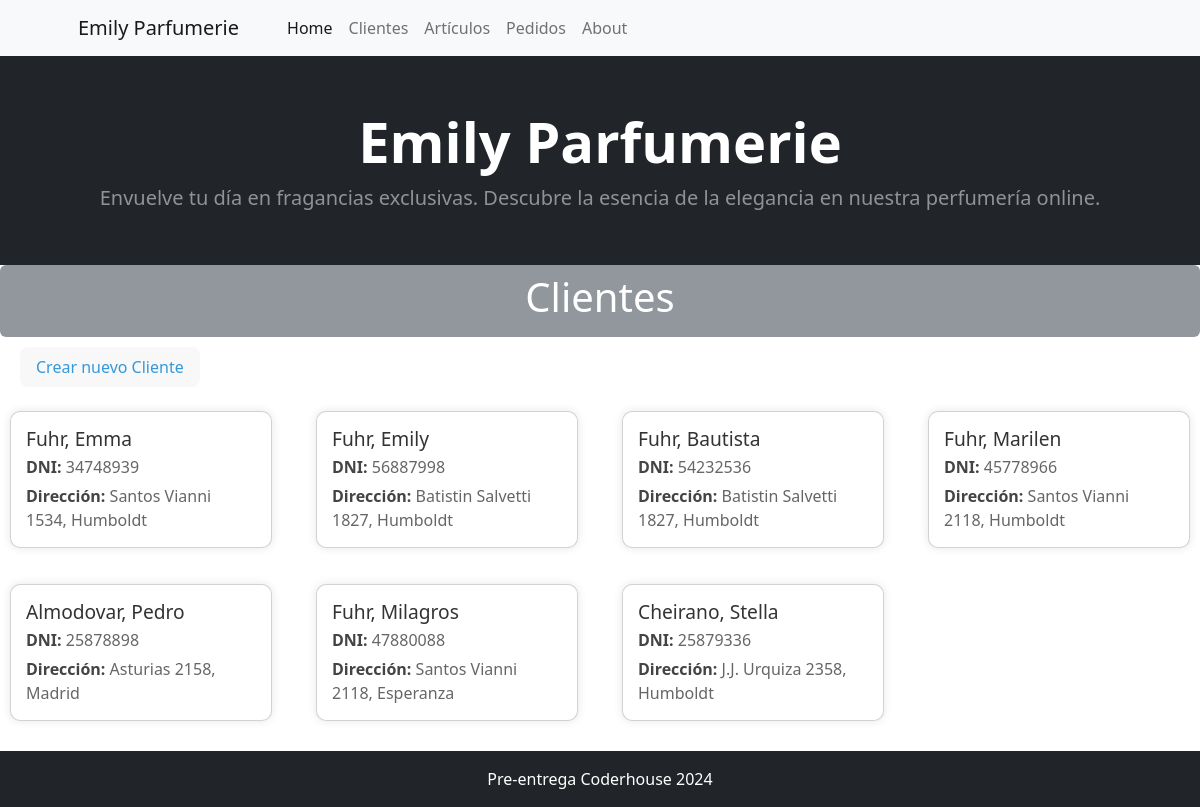
/cliente/cliente/, run on the app's committed database.
### cliente/models.py (models this page shows)
class Cliente(models.Model):
    nombre = models.CharField(max_length=200, verbose_name='Nombre')
    apellido = models.CharField(max_length=200, verbose_name='Apellido')
    dni = models.CharField(max_length=8,verbose_name='DNI', unique=True)
    direccion =  models.CharField(max_length=200, verbose_name='Dirección')
    ciudad =  models.CharField(max_length=200, verbose_name='Ciudad', default='',null=False)
    def __str__(self):
        return f"{self.apellido}, {self.nombre}"
    class Meta:
        verbose_name_plural = "Clientes"
        verbose_name = 'Cliente'

### cliente/views.py (the view)
# urls.py: path("cliente/", views.home, name="home"),
def home(request):
    consulta_clientes = models.Cliente.objects.all()
    context = {"clientes": consulta_clientes}
    return render(request, "cliente/index.html", context)

### cliente/templates/cliente/index.html (shortened to what this page needs)
{% extends 'core/base.html' %}
{% block titulo %}
    Clientes
{% endblock titulo %}
{% block contenido %}
<div style="margin-left: 20px; margin-top: 10px; display: inline-block; background-color: #f8f8f8; color: #3498db; padding: 8px 16px; border-radius: 8px;">
    <a href="{% url 'cliente:crear_cliente' %}" style="color: #3498db; text-decoration: none;">Crear nuevo Cliente</a>
</div>
    <section class="clientes mt-4">
        <div class="row">
            {% for cliente in clientes %}
                <div class="col-md-3 mb-3">
                    <div class="card-container">
                        <div class="card">
                            <div class="card-body">
                                <h3 class="card-title">{{ cliente }}</h3>
                                <p class="card-text">
                                    <strong>DNI:</strong> {{ cliente.dni }}
                                </p>
                                <p class="card-text">
                                    <strong>Dirección:</strong> {{ cliente.direccion }}, {{ cliente.ciudad }}
                                </p>
                            </div>
                        </div>
                    </div>
                </div>
            {% endfor %}
        </div>
    </section>
<div style="height: 50px;"></div>
{% endblock contenido %}

### cliente/templates/cliente/index.html (style rules this page uses)
.card { max-width: 18rem; margin-bottom: 20px; border-radius: 10px; box-shadow: 0px 0px 10px rgba(0, 0, 0, 0.1); height: 100%; }
.card-body { padding: 15px; height: 100%; }
.card-title { margin-bottom: 5px; font-size: 1.2rem; color: #333; }
.card-text { margin-bottom: 5px; font-size: 1rem; color: #666; }
.card-text strong { color: #444; }
.card-container { margin: 0 10px; }

### data on the page
Cliente: apellido+nombre "Fuhr, Emma", dni "34748939", direccion "Santos Vianni 1534", ciudad "Humboldt"
Cliente: apellido+nombre "Fuhr, Emily", dni "56887998", direccion "Batistin Salvetti 1827", ciudad "Humboldt"
Cliente: apellido+nombre "Fuhr, Bautista", dni "54232536", direccion "Batistin Salvetti 1827", ciudad "Humboldt"
Cliente: apellido+nombre "Fuhr, Marilen", dni "45778966", direccion "Santos Vianni 2118", ciudad "Humboldt"
Cliente: apellido+nombre "Almodovar, Pedro", dni "25878898", direccion "Asturias 2158", ciudad "Madrid"
Cliente: apellido+nombre "Fuhr, Milagros", dni "47880088", direccion "Santos Vianni 2118", ciudad "Esperanza"
Cliente: apellido+nombre "Cheirano, Stella", dni "25879336", direccion "J.J. Urquiza 2358", ciudad "Humboldt"
